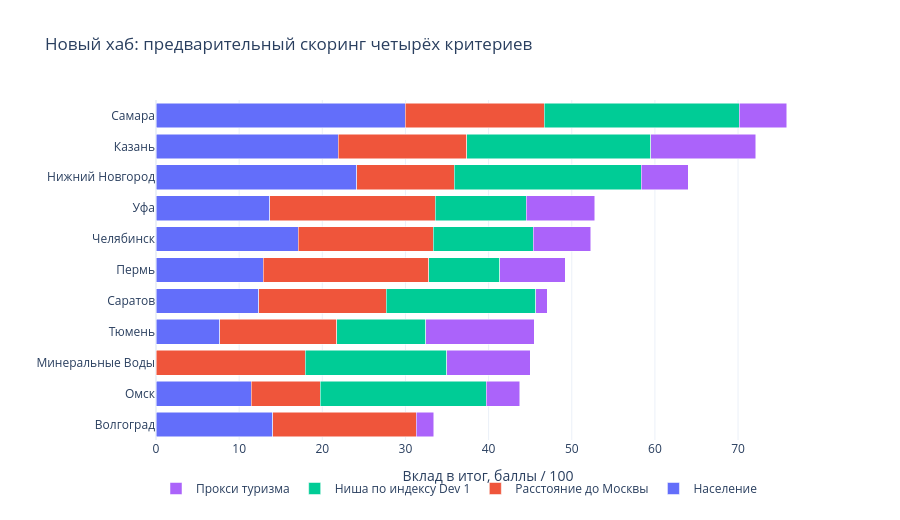

Source (notebook cell):
### Markdown cell above
## Почему город получил такой балл

Каждый сегмент — вклад критерия, сумма сегментов равна итоговому баллу.
Исходные значения и источники сохранены в таблице. На снимке Dev 1 туризм
выражен индексом зарплаты/авиаподвижности, конкуренция — обратной долей лидера
среди рейсов по заданному набору городов. Эти определения требуют пересмотра
перед окончательной защитой.

### Code cell
import plotly.graph_objects as go

eligible = hub.table.loc[hub.table.eligible].sort_values("total_score")
labels = {"population": "Население", "hub_distance": "Расстояние до Москвы",
          "competitor_gap": "Ниша по индексу Dev 1", "tourism_demand": "Прокси туризма"}
fig = go.Figure()
for criterion, label in labels.items():
    fig.add_bar(y=eligible.city_name, x=eligible[f"contribution_{criterion}"],
                name=label, orientation="h")
fig.update_layout(barmode="stack", title="Новый хаб: предварительный скоринг четырёх критериев",
                  xaxis_title="Вклад в итог, баллы / 100", yaxis_title="",
                  template="plotly_white", height=520, legend_orientation="h")
fig.show(renderer="plotly_mimetype")

### Figure 1 — Plotly figure (JSON) as saved in the notebook; plotly's stock layout.template omitted (floating-point values rounded to 4 significant figures)
{"data": [{"name": "Население", "orientation": "h", "type": "bar", "x": [14.03, 11.47, 0.0, 7.664, 12.36, 12.89, 17.11, 13.71, 24.14, 21.91, 30.0], "y": ["Волгоград", "Омск", "Минеральные Воды", "Тюмень", "Саратов", "Пермь", "Челябинск", "Уфа", "Нижний Новгород", "Казань", "Самара"]}, {"name": "Расстояние до Москвы", "orientation": "h", "type": "bar", "x": [17.28, 8.268, 17.95, 14.05, 15.33, 19.9, 16.24, 19.85, 11.73, 15.45, 16.68], "y": ["Волгоград", "Омск", "Минеральные Воды", "Тюмень", "Саратов", "Пермь", "Челябинск", "Уфа", "Нижний Новгород", "Казань", "Самара"]}, {"name": "Ниша по индексу Dev 1", "orientation": "h", "type": "bar", "x": [0.0, 20.01, 17.04, 10.71, 18.0, 8.58, 12.0, 10.98, 22.5, 22.14, 23.43], "y": ["Волгоград", "Омск", "Минеральные Воды", "Тюмень", "Саратов", "Пермь", "Челябинск", "Уфа", "Нижний Новгород", "Казань", "Самара"]}, {"name": "Прокси туризма", "orientation": "h", "type": "bar", "x": [2.102, 4.02, 10.0, 13.07, 1.34, 7.834, 6.914, 8.216, 5.616, 12.6, 5.748], "y": ["Волгоград", "Омск", "Минеральные Воды", "Тюмень", "Саратов", "Пермь", "Челябинск", "Уфа", "Нижний Новгород", "Казань", "Самара"]}], "layout": {"barmode": "stack", "height": 520, "legend": {"orientation": "h"}, "title": {"text": "Новый хаб: предварительный скоринг четырёх критериев"}, "xaxis": {"title": {"text": "Вклад в итог, баллы / 100"}}, "yaxis": {"title": {"text": ""}}}}
